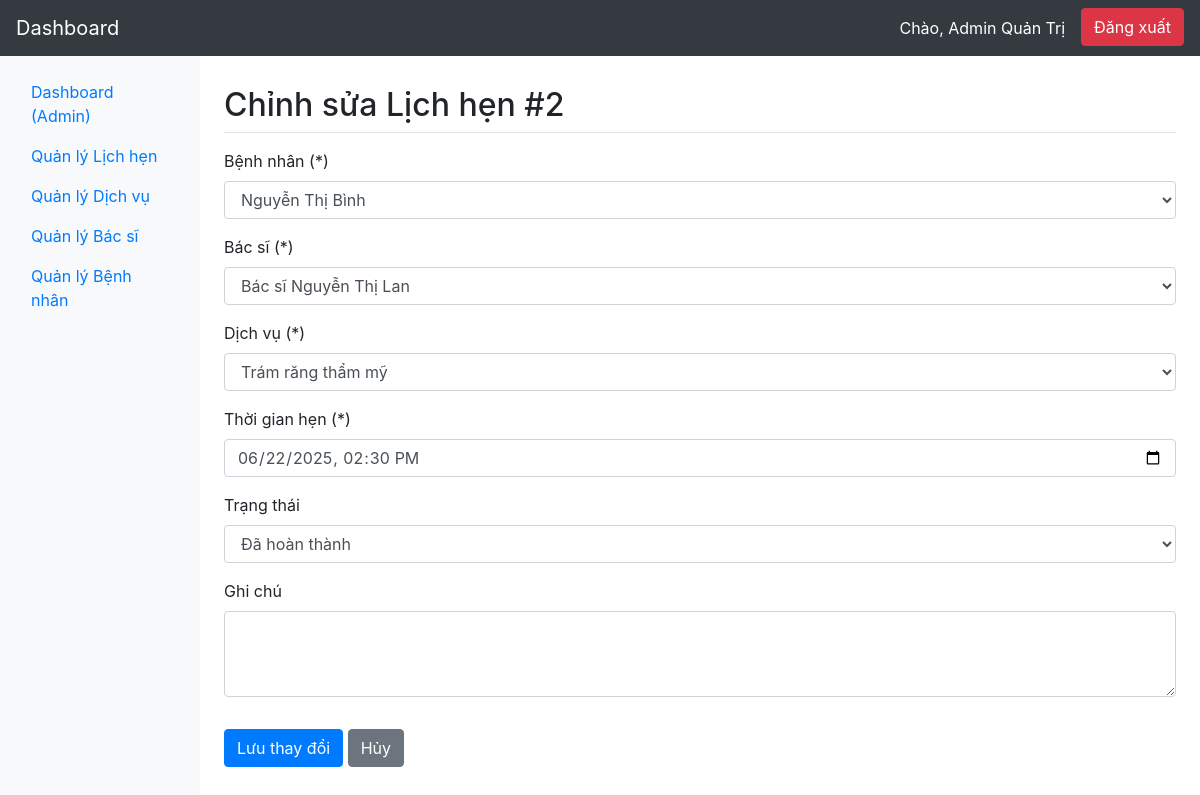
Page /admin/appointments/edit.php?id=2 (signed in) on the committed database.
### tables this page shows
CREATE TABLE `appointments` (
  `id` bigint(20) UNSIGNED NOT NULL,
  `patient_id` bigint(20) UNSIGNED DEFAULT NULL,
  `doctor_id` bigint(20) UNSIGNED DEFAULT NULL,
  `service_id` bigint(20) UNSIGNED DEFAULT NULL,
  `appointment_time` datetime NOT NULL,
  `status` enum('pending','confirmed','cancelled','completed') NOT NULL DEFAULT 'pending',
  `notes` text DEFAULT NULL,
  `created_at` timestamp NULL DEFAULT current_timestamp(),
  `updated_at` timestamp NULL DEFAULT current_timestamp() ON UPDATE current_timestamp()
);

CREATE TABLE `users` (
  `id` bigint(20) UNSIGNED NOT NULL,
  `name` varchar(255) NOT NULL,
  `email` varchar(255) NOT NULL,
  `password` varchar(255) NOT NULL,
  `phone` varchar(20) DEFAULT NULL,
  `role` enum('patient','doctor','admin') NOT NULL DEFAULT 'patient',
  `created_at` timestamp NULL DEFAULT current_timestamp(),
  `updated_at` timestamp NULL DEFAULT current_timestamp() ON UPDATE current_timestamp()
);

CREATE TABLE `doctors` (
  `id` bigint(20) UNSIGNED NOT NULL,
  `user_id` bigint(20) UNSIGNED NOT NULL,
  `specialty` varchar(255) DEFAULT NULL,
  `bio` text DEFAULT NULL,
  `avatar` varchar(255) DEFAULT NULL,
  `created_at` timestamp NULL DEFAULT current_timestamp(),
  `updated_at` timestamp NULL DEFAULT current_timestamp() ON UPDATE current_timestamp()
);

CREATE TABLE `services` (
  `id` bigint(20) UNSIGNED NOT NULL,
  `name` varchar(255) NOT NULL,
  `description` text DEFAULT NULL,
  `duration_minutes` int(11) NOT NULL,
  `price` decimal(12,2) NOT NULL,
  `created_at` timestamp NULL DEFAULT current_timestamp(),
  `updated_at` timestamp NULL DEFAULT current_timestamp() ON UPDATE current_timestamp()
);

### admin/appointments/edit.php (the view, shortened to what this page needs)
<?php
require '../../includes/db.php';
$id = $_GET['id'];
$stmt_select = $conn->prepare("SELECT * FROM appointments WHERE id = ?");
$stmt_select->bind_param("i", $id);
$stmt_select->execute();
$result = $stmt_select->get_result();
if ($result->num_rows === 1) {
    $appointment = $result->fetch_assoc();
} else {
    die("Không tìm thấy lịch hẹn.");
}
$patients_result = $conn->query("SELECT id, name FROM users WHERE role = 'patient' ORDER BY name");
$doctors_result = $conn->query("SELECT d.id, u.name FROM doctors d JOIN users u ON d.user_id = u.id ORDER BY u.name");
$services_result = $conn->query("SELECT id, name FROM services ORDER BY name");
require '../includes/header.php';
require '../includes/sidebar.php';
?>
<main role="main" class="col-md-9 ml-sm-auto col-lg-10 px-md-4 main-content">
    <h1 class="h2 pt-3 pb-2 mb-3 border-bottom">Chỉnh sửa Lịch hẹn #<?php echo $id; ?></h1>
    <form action="edit.php?id=<?php echo $id; ?>" method="POST">
        <div class="form-group">
            <label for="patient_id">Bệnh nhân (*)</label>
            <select class="form-control" id="patient_id" name="patient_id" required>
                <?php while ($row = $patients_result->fetch_assoc()): ?>
                    <option value="<?php echo $row['id']; ?>" <?php echo ($row['id'] == $appointment['patient_id']) ? 'selected' : ''; ?>>
                        <?php echo htmlspecialchars($row['name']); ?>
                    </option>
                <?php endwhile; ?>
            </select>
        </div>
        <div class="form-group">
            <label for="doctor_id">Bác sĩ (*)</label>
            <select class="form-control" id="doctor_id" name="doctor_id" required>
                 <?php while ($row = $doctors_result->fetch_assoc()): ?>
                    <option value="<?php echo $row['id']; ?>" <?php echo ($row['id'] == $appointment['doctor_id']) ? 'selected' : ''; ?>>
                        <?php echo htmlspecialchars($row['name']); ?>
                    </option>
                <?php endwhile; ?>
            </select>
        </div>
        <div class="form-group">
            <label for="service_id">Dịch vụ (*)</label>
            <select class="form-control" id="service_id" name="service_id" required>
                <?php while ($row = $services_result->fetch_assoc()): ?>
                    <option value="<?php echo $row['id']; ?>" <?php echo ($row['id'] == $appointment['service_id']) ? 'selected' : ''; ?>>
                        <?php echo htmlspecialchars($row['name']); ?>
                    </option>
                <?php endwhile; ?>
            </select>
        </div>
        <div class="form-group">
            <label for="appointment_time">Thời gian hẹn (*)</label>
            <input type="datetime-local" class="form-control" id="appointment_time" name="appointment_time" value="<?php echo date('Y-m-d\TH:i', strtotime($appointment['appointment_time'])); ?>" required>
        </div>
        <div class="form-group">
            <label for="status">Trạng thái</label>
            <select class="form-control" id="status" name="status">
                <option value="completed" <?php echo ($appointment['status'] == 'completed') ? 'selected' : ''; ?>>Đã hoàn thành</option>
            </select>
        </div>
        <div class="form-group">
            <label for="notes">Ghi chú</label>
            <textarea class="form-control" id="notes" name="notes" rows="3"><?php echo htmlspecialchars($appointment['notes']); ?></textarea>
        </div>
        <button type="submit" class="btn btn-primary mt-3">Lưu thay đổi</button>
        <a href="appointments.php" class="btn btn-secondary mt-3">Hủy</a>
    </form>
</main>
<?php
require '../includes/footer.php';

### admin/includes/header.php (style rules this page uses)
.main-content { margin-left: 220px; padding-top: 70px; }

### rows in the picture
appointments: patient_id "Nguyễn Thị Bình", doctor_id "Bác sĩ Nguyễn Thị Lan", service_id "Trám răng thẩm mỹ", appointment_time "06/22/2025 14:30", status "Đã hoàn thành"

### other values in the picture
$user_name "Admin Quản Trị"
$id "2"
